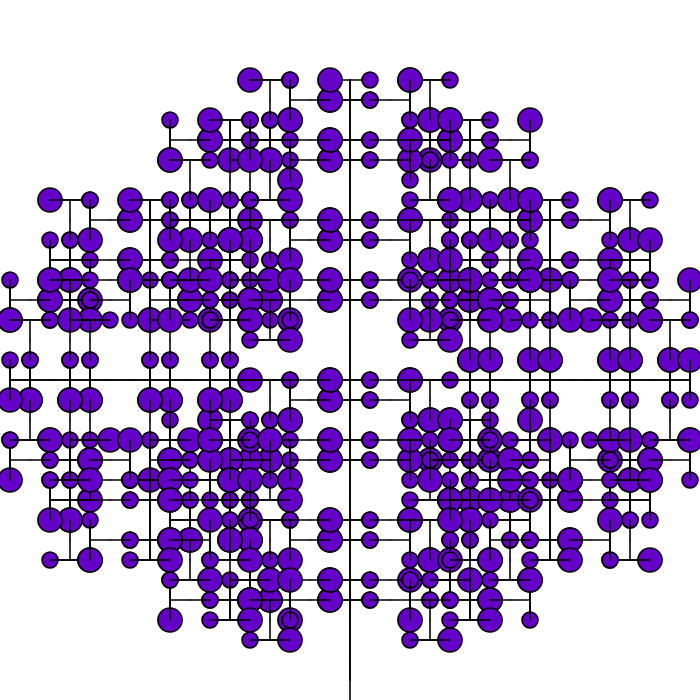
Frame 1 (no input)
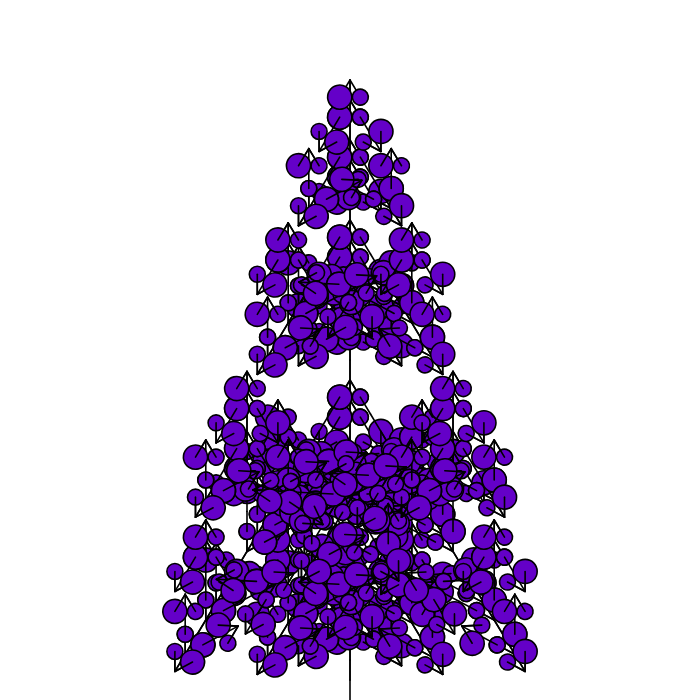
Frame 60 (no input)
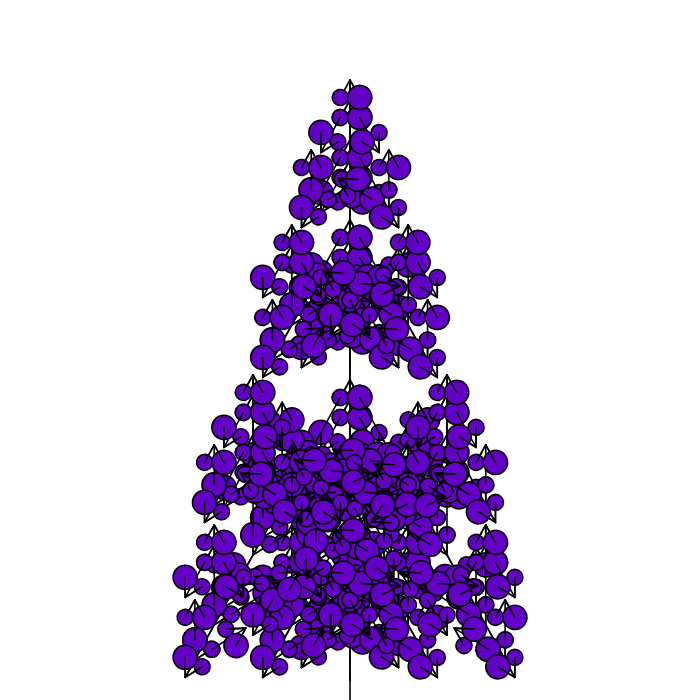
Frame 120 (the mouse pressed at the canvas centre since frame 60)

The p5.js sketch that drew these frames (run headless with seeded random() and noise() and a simulated clock; from frame 60 on, the mouse is pressed at the canvas centre):

// p5.js sketch
// ── sketch.js
//let bigRule = "FF[+FF]-FF";
let premis = "A";
let rules = {
  B: "[F]A",
  A: "FB[+F!S][-F@S]B",
  S: "FA[+F][-F]",
};
let bigRule;

// start :F[+F!][-F!]BF*A
// end : F[+F!][-F!]F*AF*F[+F!][-F!]B

let lenght = 100;
let angle = 90;

function setup() {
  createCanvas(700, 700);
  angleMode(DEGREES);
  bigRule = resolveRules(premis, rules, 8);
  print(bigRule);
  groteA = random(30, 100);
  groteB = random(100, 200);
}

function draw() {
  background(255);
  translate(width / 2, height);
  rotate(-90);
  scale(0.2);

  drawShape(bigRule);
  angle += 1;
  //lenght += 0.2;
}

function resolveRules(startRule, rules, depth) {
  let endRule = "";
  for (let c of startRule) {
    if (c in rules) {
      endRule += rules[c];
    } else {
      endRule += c;
    }
  }
  if (depth >= 1) {
    endRule = resolveRules(endRule, rules, depth - 1);
  }
  return endRule;
}

function drawShape(rule) {
  for (c of rule) {
    if (c === "F") {
      //stroke(200, 0, 0);
      strokeWeight(8);

      line(0, 0, lenght, 0);
      translate(lenght, 0);
    } else if (c === "+") {
      rotate(angle);
    } else if (c === "-") {
      rotate(-angle);
    } else if (c === "[") {
      push();
    } else if (c === "]") {
      pop();
    } else if (c === "*") {
      fill(200, 0, 100);
      rect(0, 0, 50, 50);
    } else if (c === "!") {
      fill(100, 0, 200);
      ellipse(0, 0, groteA);
    } else if (c === "@") {
      fill(100, 0, 200);
      ellipse(0, 0, groteB);
    }
  }
}
